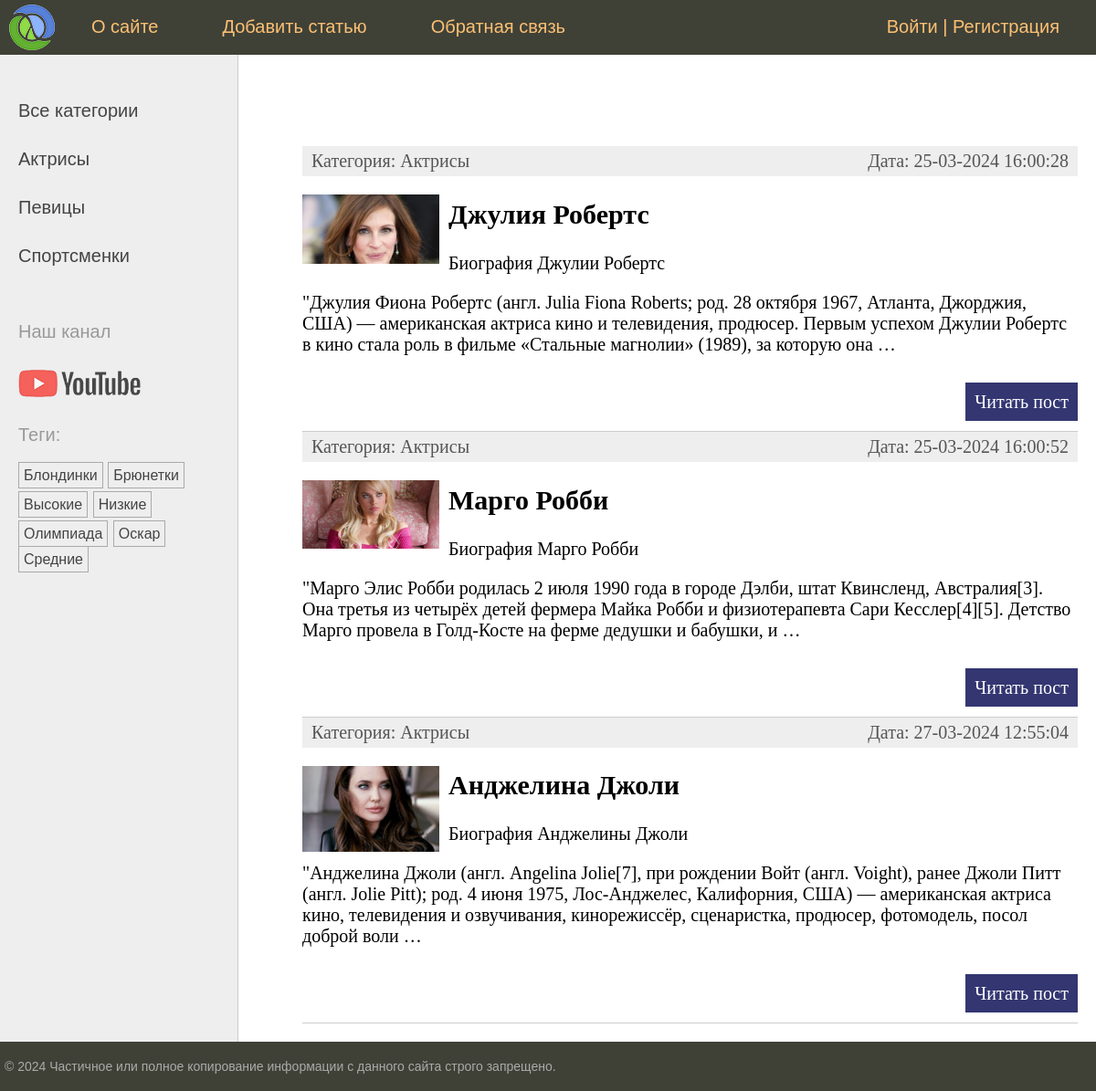
The page /category/aktrisy/ on the database as committed earlier.
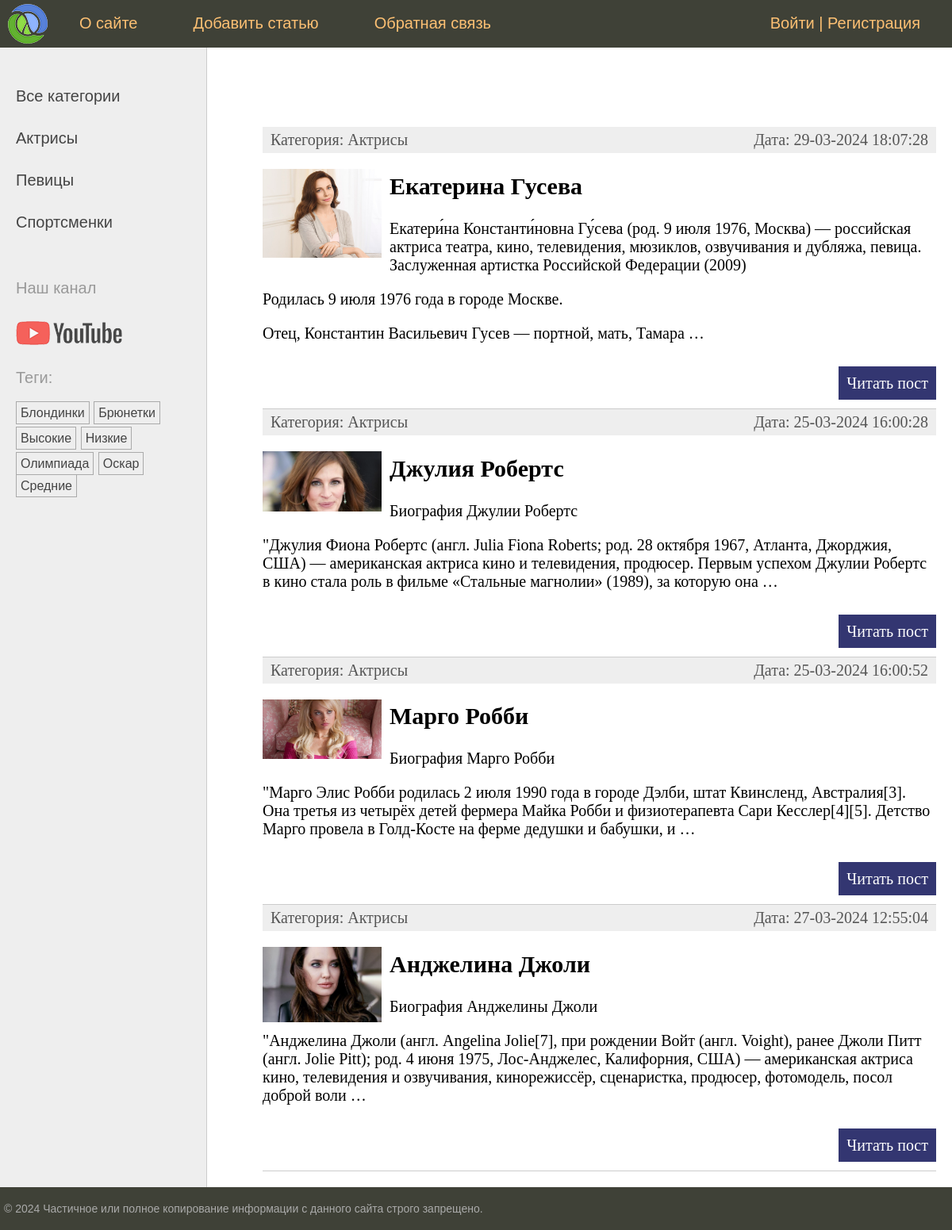
The same page on the database as committed later.
### women/models.py (models this page shows, shortened)
class Category(models.Model):  # Модель Category в виде класса для связи many-to-one (нашей первичной модели category)
    name = models.CharField(max_length=100, db_index=True, verbose_name="Категория")  # имя категории + индекс-е поле
    slug = models.SlugField(max_length=255, unique=True, db_index=True)  # поле для обращения по slug + index
    class Meta:  # мета класс для вывода класса Category в админ панель
        verbose_name = "Категория"
        verbose_name_plural = "Категории"
    def get_absolute_url(self):  # метод для формирования URl адреса (см шаблон в list_categories.html)
        return reverse('category', kwargs={'cat_slug': self.slug})  # возвращает с помощью reverse маршрут по

class TagPost(models.Model):  # модель для тегов наследуем от класса Model
    tag = models.CharField(max_length=100, db_index=True)  # название тега(индексированное) + max длина 100 символов
    slug = models.SlugField(max_length=255, unique=True, db_index=True)  # поле для slug (уникален и индексирован)
    def get_absolute_url(self):  # метод возвращает url для конкретного тега(также отвечает в админке-смотреть на сайте)
        return reverse('tag', kwargs={'tag_slug': self.slug})  # slug берется из бд и формируется маршрут

class Women(models.Model):  # наш класс-модель с полями для таблицы
    class Status(models.IntegerChoices):  # класс для именовывания опубликованных/не опубликованных статей в виджете
        DRAFT = 0, 'Черновик'  # название-статус в виджете в виде кортежа с int
        PUBLISHED = 1, 'Опубликовано'  # - костыль в 20 строке - преобразует 1 и 0 в булевы значения
    title = models.CharField(max_length=255, verbose_name="Заголовок")  # Заголовок с максимальным кол-во символов
    slug = models.SlugField(max_length=255, unique=True, db_index=True, verbose_name="Slug",  # связка с slug в urls
                            validators=[  # стандартные валидаторы для slug + сообщение
                                MinLengthValidator(5, message="Минимум 5 символов"),
                                MaxLengthValidator(100, message="Максимум 100 символов")])
    photo = models.ImageField(upload_to="photos/%y/%m/%d", default=None,  # поле для загрузки фото для постов +
                              blank=True, null=True, verbose_name="Фото")  # параметры загрузки(каталог, имя...)
    content = models.TextField(blank=True, verbose_name="Текст статьи")  # Поле для текста(статьи) с доступно пустым
    time_create = models.DateTimeField(auto_now_add=True, verbose_name="Время создания")  # авто заполнение времени
    time_update = models.DateTimeField(auto_now=True, verbose_name="Время изменения")  # меняющееся при каждом изменении
    is_published = models.BooleanField(choices=tuple(map(lambda x: (bool(x[0]), x[1]), Status.choices)),  # Публикация +
                                       default=Status.DRAFT, verbose_name="Статус")  # костыль "опубликовано" в админке
    cat = models.ForeignKey('Category', on_delete=models.PROTECT, related_name='posts', verbose_name="Категории")
    tags = models.ManyToManyField('TagPost', blank=True, related_name='tags', verbose_name="Теги")  # many-to-many
    husband = models.OneToOneField('Husband', on_delete=models.SET_NULL,
                                   null=True, blank=True, related_name='wuman', verbose_name="Муж")
    objects = models.Manager()  # пользовательский менеджер по умолчанию (работает, если published не активен)
    published = PublishedManager()  # пользовательский менеджер публикаций(да/нет)
    class Meta:  # спец класс для сортировки полей модели Women с методом ordering и indexes + порядок сортировки
        verbose_name = "Известные женщины"  # заголовок для админки
        verbose_name_plural = "Известные женщины"  # заголовок во множественном числе (без -s)
        ordering = ['-time_create']  # порядок сортировки
        indexes = [  # список индексированных полей для ускорения сортировки
            models.Index(fields=['-time_create'])  # class Meta - для управления сортировкой на уровне класса
        ]
    def get_absolute_url(self):  # метод, формирующий url для каждой конкретной записи
        return reverse('post', kwargs={'post_slug': self.slug})  # ф-я reverse возвращает полноценный url адрес

### women/views.py (the view)
# urls.py: path('category/<slug:cat_slug>/', views.WomenCategory.as_view(), name='category'),  # марш с префиксом для category
class WomenCategory(DataMixin, ListView):  # Класс-аналог ф-и show_category (отображает список статей)
    template_name = 'women/index.html'  # шаблон для использования
    context_object_name = 'posts'  # использовать posts из шаблона index.html
    allow_empty = False  # атрибут действия при пустом списке(если указать не существующий slug - то вывод 404)
    def get_queryset(self):  # метод для отображения опубликованных статей
        return Women.published.filter(cat__slug=self.kwargs['cat_slug']).select_related('cat')  # фильтр для отображения
    def get_context_data(self, **kwargs):  # метод для получения динамических данных (данные в момент запроса)
        context = super().get_context_data(**kwargs)  # вызов метода get_context_data из базового класса + параметры
        cat = context['posts'][0].cat  # posts передается из ListView(Для вывода категории по [0] индексу записи)
        return self.get_mixin_context(context,  # Вызов метода Mixin + получения нужных нам ключей
                                      title='Категория - ' + cat.name,  # строка в заголовке с названием
                                      cat_selected=cat.pk,  # Получение cat_selected (выбор категории по id)
                                      )

### users/context_processors.py (called while the page is built)
def get_women_context(request):  # Конт-й шаблонный проц-р для отображения главного меню
    return {'mainmenu': menu}  # вернуть словарь и автоматически передать его во все шаблоны + переменная menu

### women/models.py (called while the page is built)
    def get_queryset(self):  # возвращает опубликованные посты(спец метод базового класса)
        return super().get_queryset().filter(is_published=Women.Status.PUBLISHED)  # возвращает опубликованные статьи

### women/templatetags/women_tags.py (called while the page is built)
@register.inclusion_tag('women/list_categories.html')  # inclusion тэг формирует шаблон и возвр-т фрагмент HTML-страницы
def show_categories(cat_selected=0):  # ф-я возвращает обработанную HTML-страницу
    cats = Category.objects.annotate(total=Count("posts")).filter(total__gt=0)  # вывод категорий, связанных с
    return {'cats': cats, 'cat_selected': cat_selected}  # возвращает список cats_db по переменной cats

@register.inclusion_tag('women/list_tags.html')  # шаблонный тег для отображения тегов в левом сайдбаре
def show_all_tags():
    return {'tags': TagPost.objects.annotate(total=Count("tags")).filter(total__gt=0)}  # возвращает теги из модели

### women/templates/women/index.html (shortened to what this page needs)
{% extends 'base.html' %}
{% block content %}
<ul class="list-articles">
	{% for p in posts %}
			<li><div class="article-panel">
	<p class="first">Категория: {{p.cat.name}}</p>
	<p class="last">Дата: {{p.time_update|date:"d-m-Y H:i:s"}}</p>
	</div>
{% if p.photo %}
        <p><img class="img-article-left thumb" src="{{p.photo.url}}"></p>
{% endif %}
				<h2>{{p.title}}</h2>
    {% autoescape off %}
	{{p.content|linebreaks|truncatewords:40}}
    {% endautoescape %}
			<p class="link-read-post"><a href="{{ p.get_absolute_url }}">Читать пост</a></p>
			</li>
	{% endfor %}
</ul>
{% endblock %}

### women/templates/women/list_categories.html
{% for cat in cats %}
{% if cat_id == cat_selected %}
<li class="selected">{{cat.name}}</li>
{% else %}
<li><a href="{{ cat.get_absolute_url }}">{{cat.name}}</a></li>
{% endif %}
{% endfor %}

### women/templates/women/list_tags.html
{% if tags %}
    <p>Теги:</p>
    <ul class="tags-list">
        {% for t in tags %}
        <li><a href="{{t.get_absolute_url}}">{{t.tag}}</a></li>
        {% endfor %}
    </ul>
{% endif %}

Rows that differ between the two databases and show on the page:
now on this page (row edited): Women: cat.name "Актрисы", time_update "29-03-2024 18:07:28", photo (picture), title "Екатерина Гусева", content "Екатери́на Константи́новна Гу́сева (род. 9 июля 1976, Москва) — российская актриса театра, кино, телевидения, мюзиклов, озвучивания и дубляжа, певица. Заслуженная артистка Российской Федерации (2009) Родилась 9 июля 1976 года в городе Москве. Отец, Константин Васильевич Гусев — портной, мать, Тамара …"
